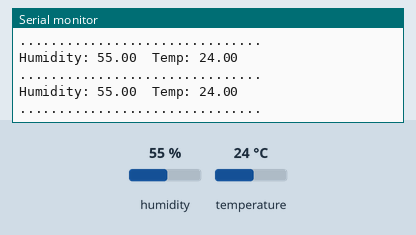
Recording of a sketch running on a simulated ESP8266 (NodeMCU). Shown: the last lines printed to the serial monitor. The test bench sets the inputs (shaded band); at power-on: humidity 55 %, temperature 24 °C. WiFi joins after 1.5 s; servers stay silent unless stated; the local clock reads 2024-03-15 10:24:30 at power-on unless the sketch sets it.

Above: at 2.8 s.
2.9 s: humidity set to 22 %
At 4.0 s:
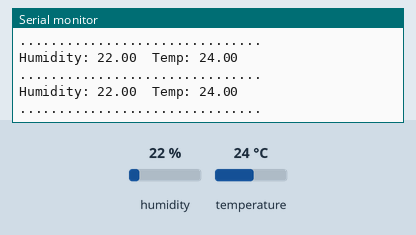
5.6 s: temperature set to 12 °C
At 6.7 s:
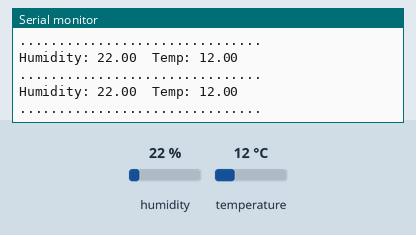

Measured:
- after the input at 2.9 s, the serial monitor: prints a new line after 0.72 s (image 1)
- after the input at 5.6 s, the serial monitor: prints a new line at once (image 2)

The sketch:

dht22_line_notify.ino
```cpp
#include <TridentTD_LineNotify.h>
#include <DHT.h>
#include <ESP8266WiFi.h>
#include <time.h>

#define DHTPIN 2
#define DHTTYPE DHT22
DHT dht(DHTPIN, DHTTYPE);

#define SSID        "P"
#define PASSWORD    "12345678"
#define LINE_TOKEN  "9RYzfrmyTQS92nGDVRZAQmXb8KiYF2wdazEPPEZ4JF9"

bool state = false;
bool state_t_8 = false;
bool state_t_13 = false;

int timezone = 7 * 3600;
int dst = 0;

long previousMillis = 0;
long interval = 1000 * 60 * 1;
int i = 0;

float h = 0;
float t = 0;

void setup() {
  Serial.begin(115200); Serial.println();
  Serial.println(LINE.getVersion());
  WiFi.begin(SSID, PASSWORD);
  Serial.printf("WiFi connecting to %s\n",  SSID);
  while (WiFi.status() != WL_CONNECTED) {
    Serial.print(".");
    delay(400);
  }
  Serial.printf("\nWiFi connected\nIP : ");
  Serial.println(WiFi.localIP());
  LINE.setToken(LINE_TOKEN);
  dht.begin();
  configTime(timezone, dst, "pool.ntp.org", "time.nist.gov");
}


void loop() {
  h = dht.readHumidity();
  t = dht.readTemperature();

  if (isnan(t) || isnan(h)) {
    Serial.println("Error reading DHT!");
    return;
  }
  else {
    Serial.print("Humidity: ");
    Serial.print(h);
    Serial.print("\t");
    Serial.print("Temp: ");
    Serial.println(t);
    Serial.println("...............................");

    configTime(timezone, dst, "pool.ntp.org", "time.nist.gov");
    time_t now = time(nullptr);
    struct tm* p_tm = localtime(&now);
    int t_h = p_tm->tm_hour;
    int t_m = p_tm->tm_min;

    if (t_h == 8 && t_m == 10 && state_t_8 == false) {
      line_alert();
      state_t_8 = true;
    }
    else if (t_h != 8 && t_m != 10 && state_t_8 == true) {
      state_t_8 = false;
    }

    if (t_h == 13 && t_m == 10 && state_t_13 == false) {
      line_alert();
      state_t_13 = true;
    }
    else if (t_h != 13 && t_m != 10 && state_t_13 == true) {
      state_t_13 = false;
    }

    if (t >= 28 && i <= 2) {
      if (i == 0) {
        for (int num = 0; num <= 2; num++)
          line_alert_danger();
          i++;
      }
      else {
        unsigned long currentMillis = millis();
        if (currentMillis - previousMillis > interval) {
          previousMillis = currentMillis;
          Serial.println("line alert");
          for (int num = 0; num <= 2; num++) {
            line_alert_danger();
          }
          Serial.println("----------------------------------");
          i++;
          //Serial.println(i);
        }
      }
    }
    else if (t < 28) {
      i = 0;
    }
  }
}


void line_alert() {
  LINE.notify("อุณหภูมิ " + String(t) + " °\n" + "ความชื้น " + String(h) + " %");
}

void line_alert_danger() {
  LINE.notify("***อุณหภูมิสูงเกินกำหนด ผู้ดูแลควรตรวจสอบ***\nอุณหภูมิ " + String(t) + " °\n" + "ความชื้น " + String(h) + " %");
}
```
